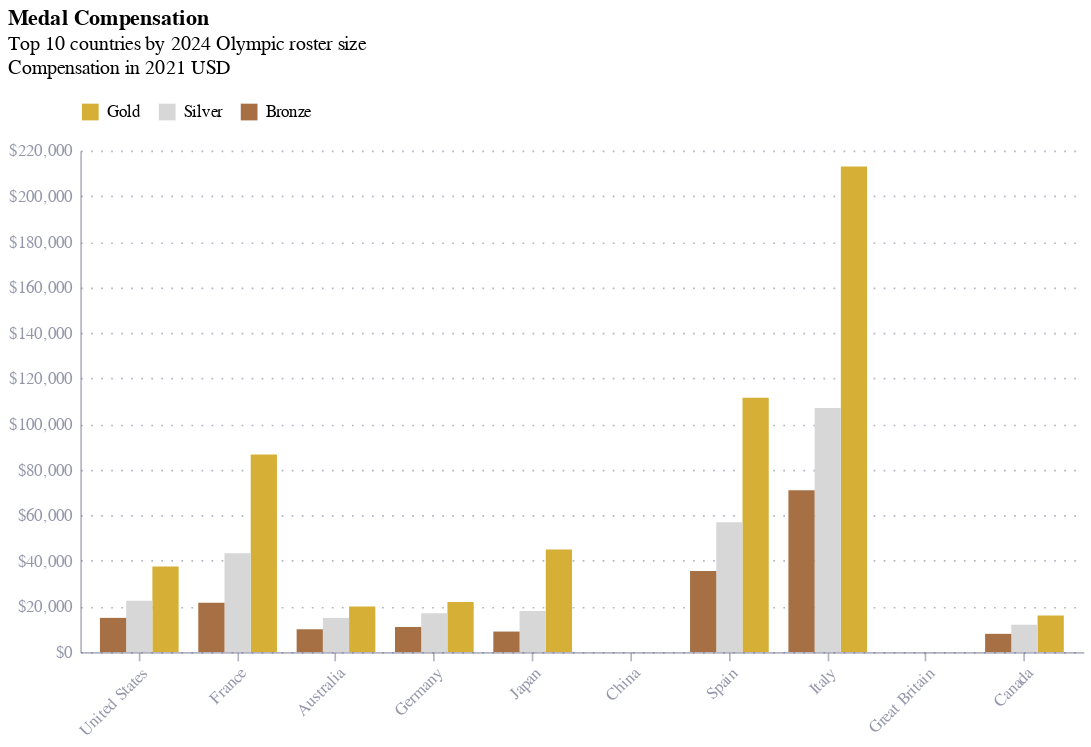

Notebook cell for this chart:
### Code cell
alt.themes.enable('light')

medal_comp_chart = alt.Chart(olympics_top10_long, 
                             title = alt.Title('Medal Compensation',
                                               subtitle = ['Top 10 countries by 2024 Olympic roster size','Compensation in 2021 USD'],
                                               anchor = 'start',
                                               offset = 15)
                             ).mark_bar().encode(
    x = alt.X('Country',
              title='Country',
              sort=countries_order,
              axis=alt.Axis(title=None,
                            labelAngle=-45)),
    xOffset = alt.X('Medal', 
                    sort=alt.EncodingSortField(field='Compensation')),
    y = alt.Y('Compensation', 
              title=None,
              axis=alt.Axis(
                        format='$,.0f',
                        titleAngle=90,
                        orient='left'
        )),
    color = alt.Color('Medal',
                      scale=alt.Scale(domain=list(medal_colors.keys()),
                                      range=list(medal_colors.values())),
                                      legend=alt.Legend(orient='top',
                                                        direction='horizontal',
                                                        title=None)),
    tooltip = [
        alt.Tooltip('Country', title='Country'),
        alt.Tooltip('Medal', title='Medal'),
        alt.Tooltip('Compensation', title='Compensation', format='$,.0f')
    ]
                                      ).properties(width=600)

medal_comp_chart

### Figure 1 — Vega-Lite specification as saved in the notebook (floating-point values rounded to 4 significant figures)
{"config": {"font": "Circular Std", "mark": {"line": {"interpolate": "monotone"}}, "view": {"stroke": "transparent", "width": 400, "height": 300}, "range": {"category": ["#36B7B4", "#E6224B", "#F4C245", "#0063AF", "#00A767", "#179FDB", "#EB5C2E"], "diverging": ["#E6224B", "#E54753", "#C9C9C9", "#179FDB", "#122B39"], "heatmap": ["#C9C9C9", "#179FDB", "#0063AF", "#122B39"], "ordinal": ["#00A767", "#36B7B4", "#179FDB", "#0063AF", "#243B5A"]}, "axisX": {"domainColor": "#676A86", "domainOpacity": 0.5, "grid": false, "labelAngle": 0, "labelColor": "#676A86", "labelOpacity": 0.7, "orient": "bottom", "tickColor": "#676A86", "tickCount": 10, "tickOpacity": 0.5, "title": false, "titleAlign": "center", "titleAnchor": "middle", "titleColor": "#676A86", "titleFontSize": 12, "titleOpacity": 0.8, "titleY": -15}, "axisY": {"domainColor": "#676A86", "domainOpacity": 0.5, "gridColor": "#676A86", "gridDash": [1, 5], "gridOpacity": 0.5, "labelColor": "#676A86", "labelOpacity": 0.7, "labelPadding": 5, "tickColor": "#676A86", "tickCount": 8, "tickOpacity": 0.5, "ticks": false, "titleAlign": "left", "titleAngle": 0, "titleBaseline": "bottom", "titleColor": "#676A86", "titleFontSize": 12, "titleOpacity": 0.8, "titleX": 0, "titleY": -7}}, "data": {"name": "data-994d4f10bcdc882fbb247379df0b151b"}, "mark": {"type": "bar"}, "encoding": {"color": {"field": "Medal", "legend": {"direction": "horizontal", "orient": "top", "title": null}, "scale": {"domain": ["Gold", "Silver", "Bronze"], "range": ["#D6AF36", "#D7D7D7", "#A77044"]}, "type": "nominal"}, "tooltip": [{"field": "Country", "title": "Country", "type": "nominal"}, {"field": "Medal", "title": "Medal", "type": "nominal"}, {"field": "Compensation", "format": "$,.0f", "title": "Compensation", "type": "quantitative"}], "x": {"axis": {"labelAngle": -45, "title": null}, "field": "Country", "sort": ["United States", "France"], "title": "Country", "type": "nominal"}, "xOffset": {"field": "Medal", "sort": {"field": "Compensation"}, "type": "nominal"}, "y": {"axis": {"format": "$,.0f", "orient": "left", "titleAngle": 90}, "field": "Compensation", "title": null, "type": "quantitative"}}, "title": {"text": "Medal Compensation", "anchor": "start", "offset": 15, "subtitle": ["Top 10 countries by 2024 Olympic roster size", "Compensation in 2021 USD"]}, "width": 600, "$schema": "https://vega.github.io/schema/vega-lite/v5.16.3.json", "datasets": {"data-994d4f10bcdc882fbb247379df0b151b": [{"Country": "United States", "Medal": "Gold", "Compensation": 37500.0}, {"Country": "France", "Medal": "Gold", "Compensation": 86670.0}, {"Country": "Australia", "Medal": "Gold", "Compensation": 20000.0}, {"Country": "Germany", "Medal": "Gold", "Compensation": 22000.0}, {"Country": "Japan", "Medal": "Gold", "Compensation": 45000.0}, {"Country": "China", "Medal": "Gold", "Compensation": null}, {"Country": "Spain", "Medal": "Gold", "Compensation": 111600.0}, {"Country": "Italy", "Medal": "Gold", "Compensation": 213000.0}, {"Country": "Great Britain", "Medal": "Gold", "Compensation": 0.0}, {"Country": "Canada", "Medal": "Gold", "Compensation": 16000.0}, {"Country": "United States", "Medal": "Silver", "Compensation": 22500.0}, {"Country": "France", "Medal": "Silver", "Compensation": 43340.0}, {"Country": "Australia", "Medal": "Silver", "Compensation": 15000.0}, {"Country": "Germany", "Medal": "Silver", "Compensation": 17000.0}, {"Country": "Japan", "Medal": "Silver", "Compensation": 18000.0}, {"Country": "China", "Medal": "Silver", "Compensation": null}, {"Country": "Spain", "Medal": "Silver", "Compensation": 56970.0}, {"Country": "Italy", "Medal": "Silver", "Compensation": 107000.0}, {"Country": "Great Britain", "Medal": "Silver", "Compensation": 0.0}, {"Country": "Canada", "Medal": "Silver", "Compensation": 12000.0}, {"Country": "United States", "Medal": "Bronze", "Compensation": 15000.0}, {"Country": "France", "Medal": "Bronze", "Compensation": 21670.0}, {"Country": "Australia", "Medal": "Bronze", "Compensation": 10000.0}, {"Country": "Germany", "Medal": "Bronze", "Compensation": 11000.0}, {"Country": "Japan", "Medal": "Bronze", "Compensation": 9000.0}, {"Country": "China", "Medal": "Bronze", "Compensation": null}, {"Country": "Spain", "Medal": "Bronze", "Compensation": 35600.0}, {"Country": "Italy", "Medal": "Bronze", "Compensation": 71000.0}, {"Country": "Great Britain", "Medal": "Bronze", "Compensation": 0.0}, {"Country": "Canada", "Medal": "Bronze", "Compensation": 8000.0}]}}
